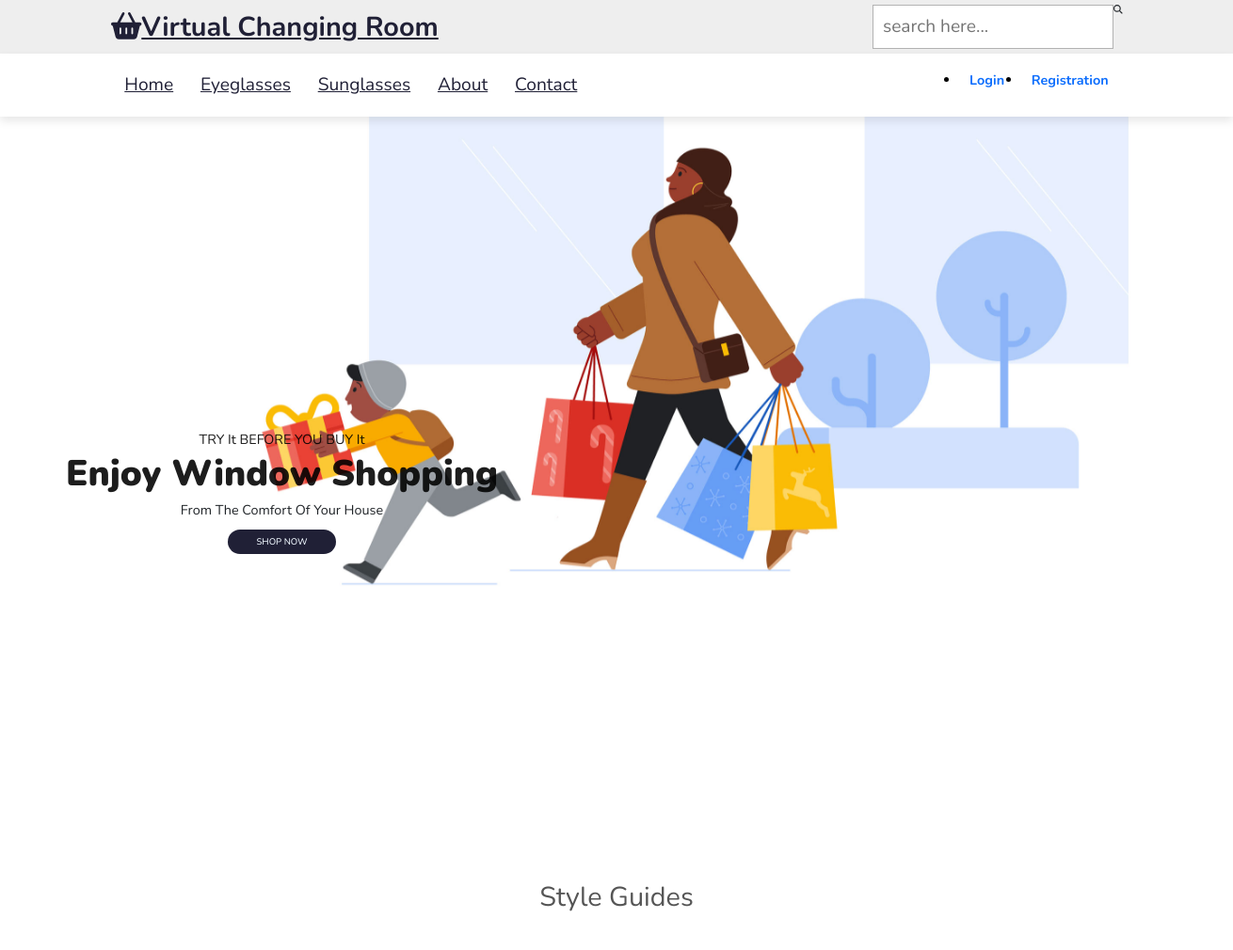
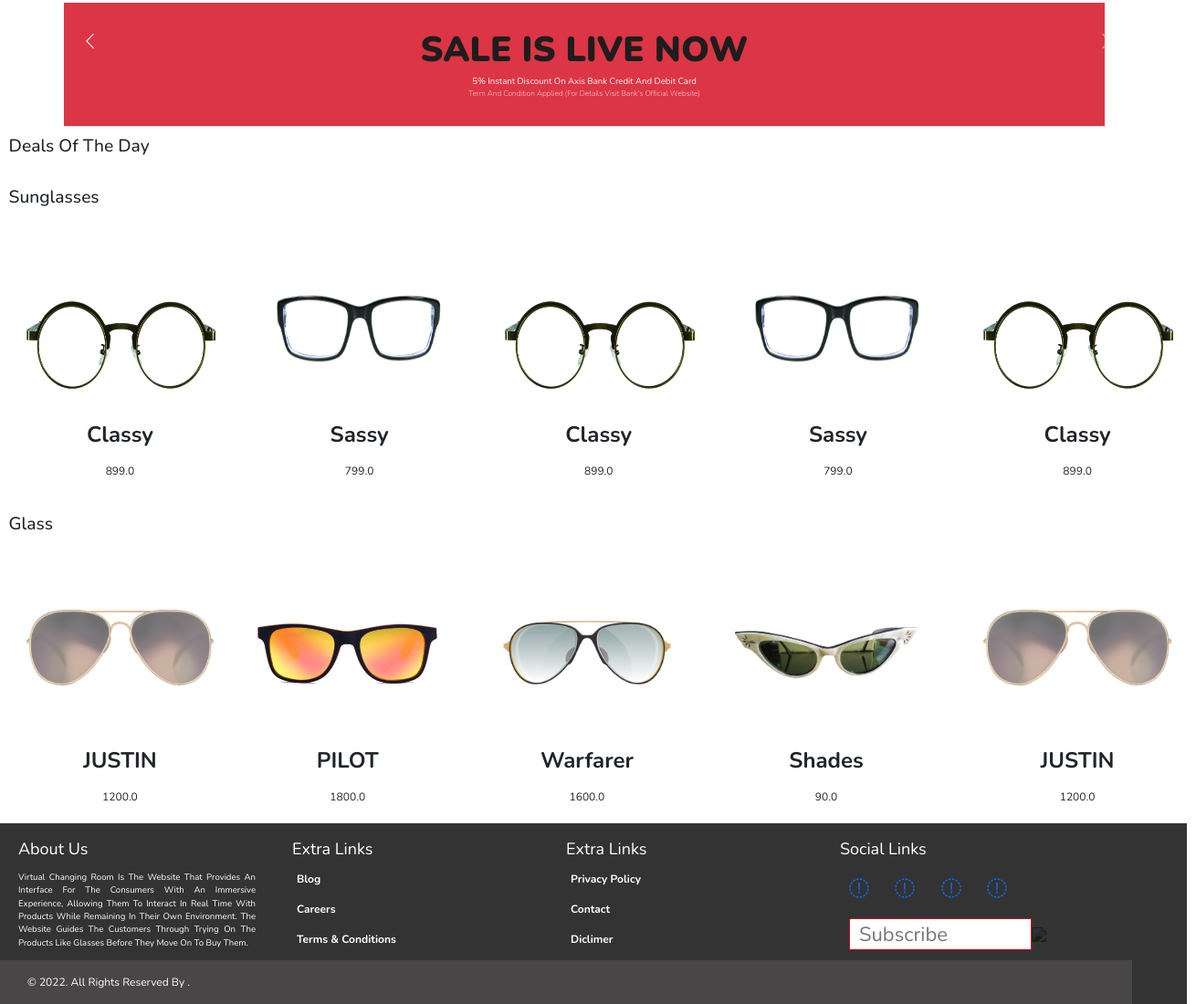
The page / on the database its author committed (2 pictures, top to bottom).
### app/models.py (models this page shows, shortened)
class Product(models.Model):
    title = models.CharField(max_length=100)
    selling_price = models.FloatField()
    discounted_price = models.FloatField()
    description = models.TextField()
    brand = models.CharField(max_length=100)
    category = models.CharField(choices=CATEGORY_CHOICES, max_length=10)
    product_img = models.ImageField(upload_to='product_image')

### app/views.py (the view)
# urls.py: path('', views.ProducView.as_view(), name='home'),
class ProducView(View):
    def get(self, request):
        totalitem = 0
        kids_wear = Product.objects.filter(category='MB')
        foot_wear = Product.objects.filter(category='LT')
        other_products = Product.objects.filter(id__range=(9, 19))
        if request.user.is_authenticated:
            totalitem = len(Cart.objects.filter(user=request.user))
        return render(request, 'app/home.html', {'kidswear':kids_wear, 'footwear':foot_wear, 'otherproduct':other_products, 'totalitem':totalitem})

### app/templates/app/home.html (shortened to what this page needs)
{% extends 'app/base.html' %}
{% load static %}
{% block banner_slider %}
    <div class="elf">
    <div class="carousel-item active">
      <img src="{% static 'app/images/banner/front.jpg' %}" class="d-block w-100" alt="..." />
    </div>
    <section id="tools">
      <div class="containerr">
      <h4>TRY It BEFORE YOU BUY It</h5>
      <h1>Enjoy <span>Window Shopping</span></h1>
      <p>from the comfort of your house</p>
         <button>Shop Now</button>
      </div>
    </div>
  <a class="carousel-control-prev" href="#carouselExampleControls" role="button" data-bs-slide="prev">
    <span class="carousel-control-prev-icon" aria-hidden="true"></span>
  </a>
  <a class="carousel-control-next" href="#carouselExampleControls" role="button" data-bs-slide="next">
    <span class="carousel-control-next-icon" aria-hidden="true"></span>
  </a>
<div class="titlee">
  Style Guides
  </div>
<div class="newIssue1">
</div>
<div class="bestSelling1">
</div>
{% endblock banner_slider %} {% block livesale %}
<div class="container">
  <div class="row bg-danger text-center p-5 text-white border-bottom shadow">
    <h1>SALE IS LIVE NOW</h1>
    <span>5% Instant Discount on Axis Bank Credit and Debit Card</span>
    <small class="fw-lighter">Term and Condition Applied (For details visit Bank's official
      Website)</small>
  </div>
</div>
{% endblock livesale %} {% block main-content %}
<div class="m-3">
  <h2>Deals of The Day</h2>
</div>
<div class="mx-3 my-5">
  <h2>sunglasses</h2>
  <div class="owl-carousel" id="slider2">
    {% for kw in kidswear %}
    <a href="{% url 'product-detail' kw.id %}" class="btn">
    <div class="item">
      <img src="{{kw.product_img.url}}" alt="" height="200px" /><span class="fw-bold">{{kw.title}}</span><br /><span
        class="fs-5">{{kw.discounted_price}}</span>
    </div>
  </a>
    {% endfor %}
  </div>
</div>
<div class="m-3">
  <h2>glass</h2>
  <div class="owl-carousel" id="slider3">
    {% for ft in footwear %}
    <a href="{% url 'product-detail' ft.id %}" class="btn">
    <div class="item">
      <img src="{{ft.product_img.url}}" alt="" height="200px" /><span class="fw-bold">{{ft.title}}</span><br /><span
        class="fs-5">{{ft.discounted_price}}</span>
    </div>
  </a>
    {% endfor %}
  </div>
</div>
{% endblock main-content %}

### app/templates/app/base.html (shortened to what this page needs)
<!doctype html>
{% load static %}
<html lang="en">
  <head>
    <link href="https://cdn.jsdelivr.net/npm/bootstrap@5.0.0-beta1/dist/css/bootstrap.min.css" rel="stylesheet">
    <link rel="stylesheet" href="{% static 'app/css/owl.carousel.min.css' %}">
    <link rel="stylesheet" href="{% static 'app/css/all.min.css' %}">
    <link rel="stylesheet" href="{% static 'app/css/style.css' %}">
    <link rel="stylesheet" href="{% static 'app/css/main.css' %}">
  </head>
  <body>
    <header>
      <div class="navbarr">
          <div class="header1">
              <a href="#"class="logo"><i class="fas fa-shopping-basket"></i>Virtual Changing Room</a>
              <form action=""class="serchcontainer">
              <input type="search"id="searchbar"placeholder="search here...">
              <label for="searchbar"class="fas fa-search"></label>
              </form>
          </div>
          <div class="header2">
              <nav class="navbar">
                  <a href="/">Home</a>
                  <a href={% url 'mobile' %}>Eyeglasses</a>
                  <a href={% url 'footwear' %}>sunglasses</a>
                  <a href={% url 'about' %}>About</a>
                  <a href="">Contact</a>
              </nav>
          <ul class="imp">
            {% if request.user.is_authenticated %}
           <li class="nav-item dropdown mx-2">
              <a class="nav-link dropdown-toggle text-black" href="#" id="profileDropdown" aria-haspopup="true" role="button" data-bs-toggle="dropdown" aria-expanded="false">
                {{user.username}}
              </a>
              <ul class="dropdown-menu" aria-labelledby="profileDropdown">
                <li><a class="dropdown-item" href="{% url 'profile' %}">Profile</a></li>
                <li><a class="dropdown-item" href="{% url 'orders' %}">Orders</a></li>
                <li><a class="dropdown-item" href="{% url 'passwordchange' %}">Change Password</a></li>
                <li><a class="dropdown-item" href="{% url 'logout' %}">Logout</a></li>
              </ul>
            </li>
            <li class="nav-item mx-2">
             <a href="{% url 'showcart' %}" class="nav-link text-black"><span class="badge bg-danger">{{totalitem}}</span> Cart </a>
            </li>
            {% else %}
            <li class="nav-item mx-2">
             <a href="{% url 'login' %}" class="nav-link text-black">Login</a>
            </li>
            <li class="nav-item mx-2">
             <a href="{% url 'custumerregistration' %}" class="nav-link text-black">Registration</a>
            </li>
            {% endif %}
          </ul>
         </div>
       </div>
    {% block banner_slider %} {% endblock banner_slider %}
    {% block livesale %} {% endblock livesale %}
    {% block main-content %} {% endblock main-content %}
    <div class="footer">
      <div class="footer-parts">
          <div class="footer-parts-h4">About Us</div>
          <div class="about-footer">Virtual Changing Room is the website that provides an interface for the consumers with
            an immersive experience, allowing them to interact in real time with products while
            remaining in their own environment. The website guides the customers through trying
            on the products like glasses before they move on to buy them.</div>
      </div>
      <div class="footer-parts">
          <div class="footer-parts-h4">Extra Links</div>
          <ul>
              <li><a href="#">Blog</a></li>
              <li><a href="#">Careers</a></li>
              <li><a href="#">Terms &amp; Conditions</a></li>
          </ul>
      </div>
      <div class="footer-parts">
          <div class="footer-parts-h4">Extra Links</div>
          <ul>
              <li><a href="#">Privacy Policy</a></li>
              <li><a href="#">Contact</a></li>
              <li><a href="#">Diclimer</a></li>
          </ul>
      </div>
      <div class="footer-parts">
          <div class="footer-parts-h4">Social Links</div><br />
          <div style="padding-left:20px; font-size:22px;">
              <a href="" target="_blank"><i class="fa fa-facebook"></i></a> &nbsp; &nbsp;
              <a href="" target="_blank"><i class="fa fa-linkedin"></i></a> &nbsp; &nbsp;
              <a href="" target="_blank"><i class="fa fa-twitter"></i></a> &nbsp; &nbsp;
              <a href="" target="_blank"><i class="fa fa-google-plus"></i></a>
          </div>
          <div style="padding-left:20px; padding-top:15px; font-size:22px;">
              <form action="" method="post">
                  <a href="#!"><input type="text" class="form-2" placeholder="Subscribe"><img src="images/search.png" /></a>
              </form>
          </div>
      </div>
      <div class="clearfix"></div>
      <div class="copyrights">
          <div class="copyrights-left">
          &copy; 2022. All rights reserved by <a href="" target="_blank"></a>.
          </div>
      </div>
  </div>
  </body>
</html>

### app/static/app/css/style.css (style rules this page uses)
.owl-carousel .item { font-size: 24px; text-align: center; margin-top: 20px;; }

### app/static/app/css/main.css (style rules this page uses)
:root { --green:#5dae27; --orange:rgb(224, 155, 26); --black:#202036; }
img { mix-blend-mode: multiply; }
* { font-family: 'Nunito',sans-serif; margin: 0; padding: 0; box-sizing: border-box; text-decoration: none; text-transform: capitalize; transition: all .2s linear; }
html { font-size: 60%; scroll-padding-top: 6rem; scroll-behavior: smooth; overflow-x: hidden; }
h1 { font-size: 4rem; font-weight: 900; color:#1d1d1d; }
h4 { font-size: 1.5rem; font-weight: 400; color: #1d1d1d; }
p { font-size: 1.5rem; }
button { font-size: 0.8 rem; font-weight: 500; outline: none; border: none; border-radius: 70px; background-color: #202036; color:aliceblue; padding:6px 30px; cursor: pointer; text-transform: uppercase; transition: 0.3 ease; }
.header1 { background:#eee; display: flex; align-items: center; justify-content: space-between; padding:0.5rem 9%; }
.logo { color: var(--black); font-weight: bold; font-size: 3rem; animation:moveright 1s linear 1; animation-delay: 0.5s; visibility: hidden; animation-fill-mode: forwards; }
.header1 .serchcontainer { display: flex; height: 4 rem; }
.header1 .serchcontainer #searchbar { height: 100%; width: 100%; padding: 1rem; font-size: 2rem; color: #333; border: .1rem solid rgba(0,0,0,.3); text-transform: none; }
.header2 { background: #fff; display: flex; align-items: center; justify-content: space-between; padding:1rem 9%; box-shadow: 0 .5rem 1rem rgba(0,0,0,.1); position: relative; animation: moveright 1s linear 1; animation-delay: 0.5s; visibility: hidden; animation-fill-mode:forwards ; }
.header2 .navbar a { padding: .5rem 1.5rem; font-size: 2rem; border-radius: .5rem; color: var(--black); }
.imp { justify-content: space-between; display: flex; height: 4 rem; font-size: 1.5rem; font-weight: bold; color: #000; }
.containerr { margin-left: 70px; text-align: center; }
.container { margin-left: 70px; text-align: center; animation:movedown 1s linear 1; animation-delay: 1.5s; visibility: hidden; animation-fill-mode: forwards; overflow: hidden; }
#tools { background-image: url(img/imp.webp); width: 100%; height: 100vh; background-size:cover ; background-position:top 20px center; display: flex; flex-direction:column ; justify-content: center; align-items:flex-start ; animation: change 3s infinite ease-in-out; }
.titlee { font-size: 3rem; text-align: center; line-height: 60px; color: #555; }
.footer { width:1300px; float:left; background:#333; }
.footer-parts { width:300px; float:left; padding:0px 10px; }
.footer-parts-h4 { font-size:18px; padding:15px 10px 0px; color:#FFF; }
.footer-parts ul { list-style:none; padding:0px; }
.footer-parts ul li { list-style:none; font-size:12px; padding:5px; margin:5px 0px; font-weight:bold; }
.footer-parts ul li a { padding:8px 10px; margin:2px 0px; text-decoration:none; color:#FFF; }
.copyrights { width:1240px; font-size:12px; background:rgb(72, 70, 70); float:left; padding:15px 30px 15px 30px; color:#FFF; }
.copyrights-left { width:940px; float:left; }
.about-footer { padding:10px 10px; width:280px; color:#FFF; float:left; text-align:justify; }
.form-2 { height:35px; width:200px; padding:0px 10px; float:left; border:1px solid #df001a; border-radius:2px 0px 0px 0px; }

### rows shown on the page
Product: product_img (picture), title "Classy", discounted_price "899.0"
Product: product_img (picture), title "Sassy", discounted_price "799.0"
Product: product_img (picture), title "JUSTIN", discounted_price "1200.0"
Product: product_img (picture), title "PILOT", discounted_price "1800.0"
Product: product_img (picture), title "Warfarer", discounted_price "1600.0"
Product: product_img (picture), title "Shades", discounted_price "90.0"
